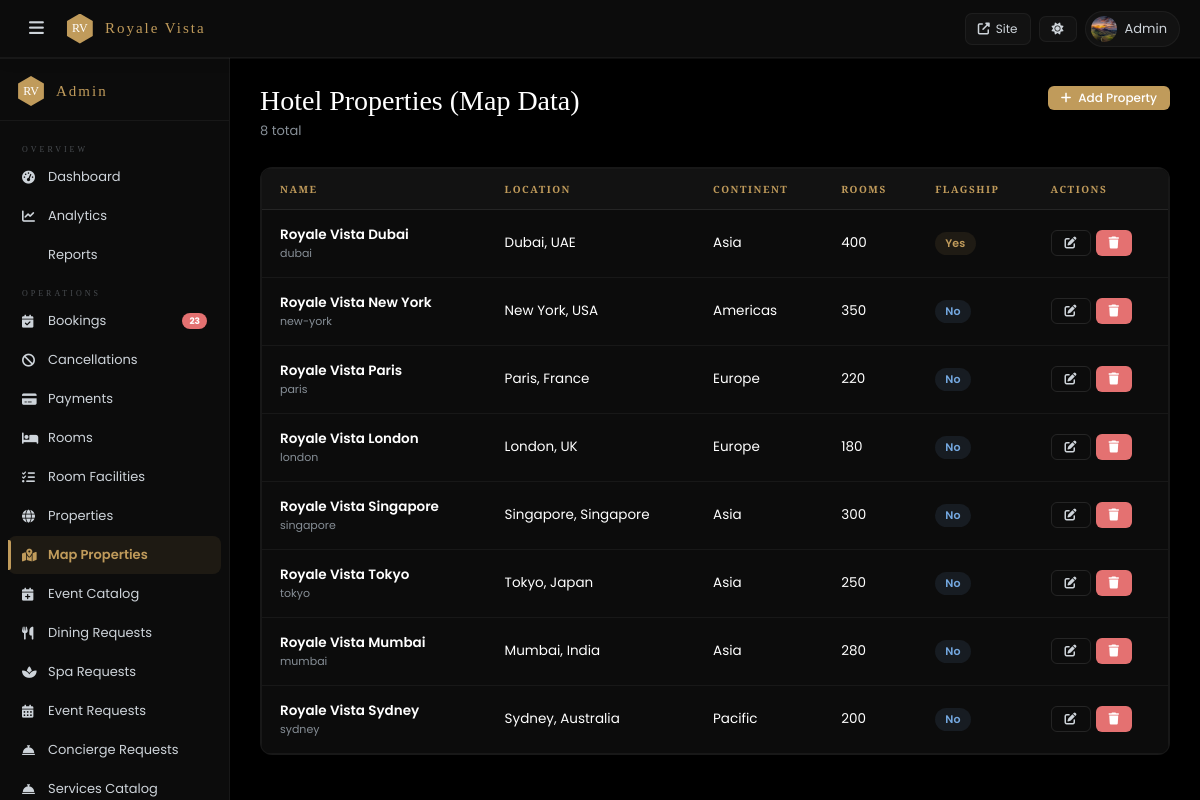
The app's page /admin/hotel-properties.php (signed in) with its own data.
### tables this page shows
CREATE TABLE IF NOT EXISTS `hotel_properties` (
  `id` int NOT NULL AUTO_INCREMENT,
  `slug` varchar(100) NOT NULL,
  `name` varchar(200) NOT NULL,
  `city` varchar(100) NOT NULL,
  `country` varchar(100) NOT NULL,
  `continent` varchar(50) DEFAULT NULL,
  `lat` decimal(10,7) DEFAULT NULL,
  `lng` decimal(10,7) DEFAULT NULL,
  `hero_image` varchar(600) DEFAULT NULL,
  `description` text,
  `rooms_count` int DEFAULT '0',
  `is_flagship` tinyint(1) DEFAULT '0',
  `sort_order` int DEFAULT '0',
  `amenities` text,
  `phone` varchar(50) DEFAULT NULL,
  `email` varchar(100) DEFAULT NULL,
  `since_year` int DEFAULT NULL,
  PRIMARY KEY (`id`),
  UNIQUE KEY `slug` (`slug`)
);

### admin/hotel-properties.php (the view, shortened to what this page needs)
<?php
require_once dirname(__DIR__).'/includes/config.php';
require_once dirname(__DIR__).'/includes/db.php';
require_once __DIR__.'/_helper.php';
$rows=$pdo->query("SELECT * FROM hotel_properties ORDER BY sort_order,name")->fetchAll();
ob_start(); ?>
<div class="adm-ph"><div><h1>Hotel Properties (Map Data)</h1><p class="sub"><?=count($rows)?> total</p></div>
  <button class="btn btn-gold btn-sm" onclick="editHp()"><i class="fas fa-plus"></i> Add Property</button></div>
<div class="ac"><div class="tw"><table>
<thead><tr><th>Name</th><th>Location</th><th>Continent</th><th>Rooms</th><th>Flagship</th><th>Actions</th></tr></thead>
<tbody><?php foreach($rows as $r):?><tr>
<td><div style="font-weight:600"><?=htmlspecialchars($r['name'])?></div><div style="font-size:11px;color:var(--mu)"><?=htmlspecialchars($r['slug'])?></div></td>
<td><?=htmlspecialchars($r['city'])?>, <?=htmlspecialchars($r['country'])?></td>
<td><?=htmlspecialchars($r['continent'])?></td><td><?= (int)$r['rooms_count'] ?></td>
<td><span class="badge <?=$r['is_flagship']?'bgold':'bb'?>"><?=$r['is_flagship']?'Yes':'No'?></span></td>
<td><div style="display:flex;gap:5px"><button class="btn btn-ghost btn-sm" onclick='editHp(<?=json_encode($r)?>)'><i class="fas fa-edit"></i></button><a class="btn btn-danger btn-sm" href="?del=<?=$r['id']?>" onclick="return confirm('Delete property?')"><i class="fas fa-trash"></i></a></div></td>
</tr><?php endforeach; if(empty($rows)):?><tr><td colspan="6" style="text-align:center;padding:40px;color:var(--mu)">No map properties.</td></tr><?php endif;?></tbody>
</table></div></div>

### admin/css/admin.css (style rules this page uses)
:root { --serif: 'Playfair Display', Georgia, serif; --cinzel: 'Cinzel', serif; --sans: 'Poppins', -apple-system, sans-serif; --gold: #c09b5b; --gold2: #a07a3a; --golddim: rgba(192,155,91,.1); --r: 6px; --rlg: 12px; --ease: cubic-bezier(.4,0,.2,1); --t: .2s; --radius: 6px; --radius-lg: 12px; --gold-dim: rgba(192,155,91,.1); --gold-dk: #a07a3a; }
[data-theme="dark"] { --bg:#000000; --card:#0c0c0c; --card2:#121212; --inp:rgba(255,255,255,0.04); --tx:#ffffff; --tx2:#ced4da; --mu:#868e96; --br:rgba(255,255,255,0.1); --br2:rgba(255,255,255,0.05); --sh:0 12px 48px rgba(0,0,0,0.8); --sh2:0 4px 16px rgba(0,0,0,0.5); --gr:#52b788; --grbg:rgba(82,183,136,0.14); --rd:#e47171; --rdbg:rgba(228,113,113,0.1); --bl:#74a8e0; --blbg:rgba(116,168,224,0.1); --am:#d4a040; --ambg:rgba(212,160,64,0.1); --text:#f2ece2; --text2:#d0c6ba; --muted:#8c8278; --border:rgba(192,155,91,.25); --bdr2:rgba(192,155,91,.12); --green:#52b788; --green-bg:rgba(82,183,136,.14); --red:#e07070; --red-bg:rgba(224,112,112,.1); --blue:#74a8e0; --blue-bg:rgba(116,168,224,.1); --amber:#d4a040; --amber-bg:rgba(212,160,64,.1); }
*,*::before,*::after { box-sizing:border-box;margin:0;padding:0 }
html { scroll-behavior:smooth }
body { font-family:var(--sans);font-size:14px;background:var(--bg);color:var(--tx);-webkit-font-smoothing:antialiased }
a { color:var(--gold);text-decoration:none }
.adm-ph { display:flex;align-items:flex-start;justify-content:space-between;margin-bottom:26px;flex-wrap:wrap;gap:12px }
.adm-ph h1 { font-family:var(--serif);font-size:28px;font-weight:400;line-height:1.1 }
.adm-ph .sub { font-size:13px;color:var(--mu);margin-top:4px }
.ac { background:var(--card);border:1px solid var(--br2);border-radius:var(--rlg);overflow:hidden }
.tw { overflow-x:auto; border-radius:var(--r); border:1px solid var(--br2); }
table { width:100%;border-collapse:collapse }
thead th { padding:13px 18px;text-align:left;font-family:var(--cinzel);font-size:10px;letter-spacing:1.5px;text-transform:uppercase;color:var(--gold);background:var(--card2);border-bottom:1px solid var(--br);font-weight:600;white-space:nowrap }
tbody td { padding:15px 18px;font-size:13.5px;border-bottom:1px solid var(--br2);color:var(--tx);vertical-align:middle;transition:background var(--t) }
tbody tr:last-child td { border-bottom:none }
.btn { display:inline-flex;align-items:center;justify-content:center;gap:7px;padding:10px 22px;border-radius:var(--r);font-family:var(--sans);font-size:13px;font-weight:500;cursor:pointer;border:none;transition:all var(--t);text-decoration:none;white-space:nowrap;line-height:1 }
.btn-gold { background:var(--gold);color:#fff }
.btn-ghost { border:1px solid var(--br);color:var(--tx2);background:transparent }
.btn-danger { background:var(--rd);color:#fff }
.btn-sm { padding:6px 13px;font-size:12px }
.badge { display:inline-block;padding:3px 10px;border-radius:20px;font-size:11px;font-weight:600;letter-spacing:.2px }
.bb,.badge-blue { background:var(--blbg);color:var(--bl) }
.bgold,.badge-gold { background:var(--golddim);color:var(--gold) }
body { padding-top: 0 !important; }

### records on screen
hotel_properties: name "Royale Vista Dubai", slug "dubai", city "Dubai", country "UAE", continent "Asia", rooms_count "400", is_flagship "Yes"
hotel_properties: name "Royale Vista New York", slug "new-york", city "New York", country "USA", continent "Americas", rooms_count "350", is_flagship "No"
hotel_properties: name "Royale Vista Paris", slug "paris", city "Paris", country "France", continent "Europe", rooms_count "220", is_flagship "No"
hotel_properties: name "Royale Vista London", slug "london", city "London", country "UK", continent "Europe", rooms_count "180", is_flagship "No"
hotel_properties: name "Royale Vista Singapore", slug "singapore", city "Singapore", country "Singapore", continent "Asia", rooms_count "300", is_flagship "No"
hotel_properties: name "Royale Vista Tokyo", slug "tokyo", city "Tokyo", country "Japan", continent "Asia", rooms_count "250", is_flagship "No"
hotel_properties: name "Royale Vista Mumbai", slug "mumbai", city "Mumbai", country "India", continent "Asia", rooms_count "280", is_flagship "No"
hotel_properties: name "Royale Vista Sydney", slug "sydney", city "Sydney", country "Australia", continent "Pacific", rooms_count "200", is_flagship "No"

### other values on screen
$user "Admin"
$pending "23"
count($rows) "8"
